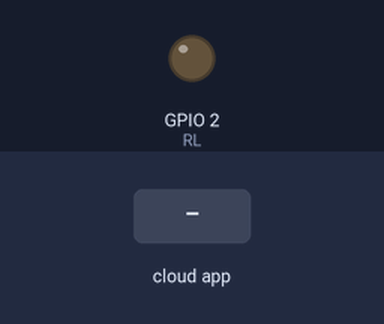
Simulated run of this sketch. Board: ESP8266 (NodeMCU). Parts: output pins drawn as LEDs (lit = HIGH). The inputs (shaded band) are chosen by the test bench. WiFi joins after 1.5 s; servers stay silent unless stated; the Firebase database answers and starts empty; what the sketch prints to the serial monitor is not drawn.

Above: at 2.7 s.
2.8 s: the phone or cloud app sets io to 1
At 4.8 s:
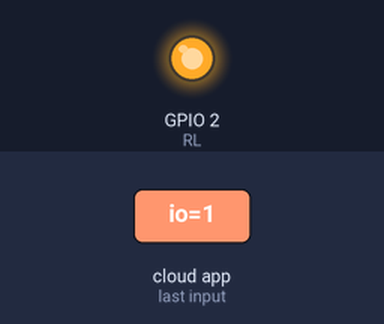
5.1 s: the phone or cloud app sets io to 0
At 6.6 s:
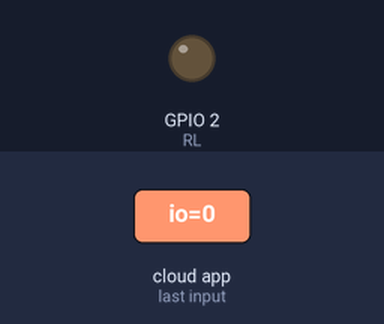
Timing chart, 0 to 8.1 s (numbered marks = the images above; inputs shaded):
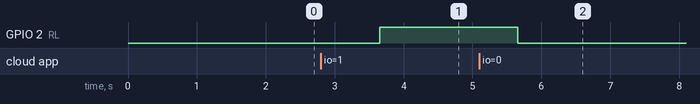

The sketch:

RFID_RTDB.ino
```cpp
#include <Arduino.h>
#if defined(ESP32)
#include <WiFi.h>
#elif defined(ESP8266)
#include <ESP8266WiFi.h>
#endif
#include <Firebase_ESP_Client.h>

//Provide the token generation process info.
#include "addons/TokenHelper.h"
//Provide the RTDB payload printing info and other helper functions.
#include "addons/RTDBHelper.h"

#define RL 2

/* 1. Define the WiFi credentials */
#define WIFI_SSID "Kos_oren"
#define WIFI_PASSWORD "masihyanglama"

/* 2. Define the API Key */
#define API_KEY "AIzaSyCIU3o4tt44ZAqqh-TbtjScdMZ0n21GEqs"

/* 3. Define the RTDB URL */
#define DATABASE_URL "parkirku1-default-rtdb.firebaseio.com" //<databaseName>.firebaseio.com or <databaseName>.<region>.firebasedatabase.app

//Define Firebase Data object
FirebaseData fbdo;

FirebaseAuth auth;
FirebaseConfig config;

unsigned long sendDataPrevMillis = 0;
int intValue;
bool signupOK = false;

void setup() {
  Serial.begin(115200);
  pinMode(RL, OUTPUT);
  digitalWrite(RL, LOW);
  Serial.begin(115200);
  WiFi.begin(WIFI_SSID, WIFI_PASSWORD);
  Serial.print("Connecting to Wi-Fi");
  while (WiFi.status() != WL_CONNECTED) {
    Serial.print(".");
    delay(300);
  }
  Serial.println();
  Serial.print("Connected with IP: ");
  Serial.println(WiFi.localIP());
  Serial.println();

  /* Assign the api key (required) */
  config.api_key = API_KEY;

  /* Assign the RTDB URL (required) */
  config.database_url = DATABASE_URL;

  /* Sign up */
  if (Firebase.signUp(&config, &auth, "", "")) {
    Serial.println("ok");
    signupOK = true;
  }
  else {
    Serial.printf("%s\n", config.signer.signupError.message.c_str());
  }

  /* Assign the callback function for the long running token generation task */
  config.token_status_callback = tokenStatusCallback; //see addons/TokenHelper.h

  Firebase.begin(&config, &auth);
  Firebase.reconnectWiFi(true);
}
int last = 0;

void loop() {
  if (Firebase.ready() && signupOK && (millis() - sendDataPrevMillis > 1000 || sendDataPrevMillis == 0)) {
    sendDataPrevMillis = millis();
    if (Firebase.RTDB.getString(&fbdo, "/ParkirKu/io")) {
      intValue = fbdo.stringData().toInt();
      Serial.println(intValue);
      if (intValue == 1 && last == 0) {
        digitalWrite(RL, HIGH);
        if (Firebase.RTDB.getString(&fbdo, "/ParkirKu/uid")) {
          String uid = fbdo.stringData();
          Serial.println("UID => " + uid);
        }
        last = 1;
      } else if (intValue == 0 && last == 1) {
        last = 0;
        digitalWrite(RL, LOW);
      }

    } else {
      Serial.println(fbdo.errorReason());
    }
  }
}
```

Measured:
- after the input at 2.8 s, GPIO 2 (RL): LOW → HIGH after 0.86 s
- after the input at 5.1 s, GPIO 2 (RL): HIGH → LOW after 0.56 s
